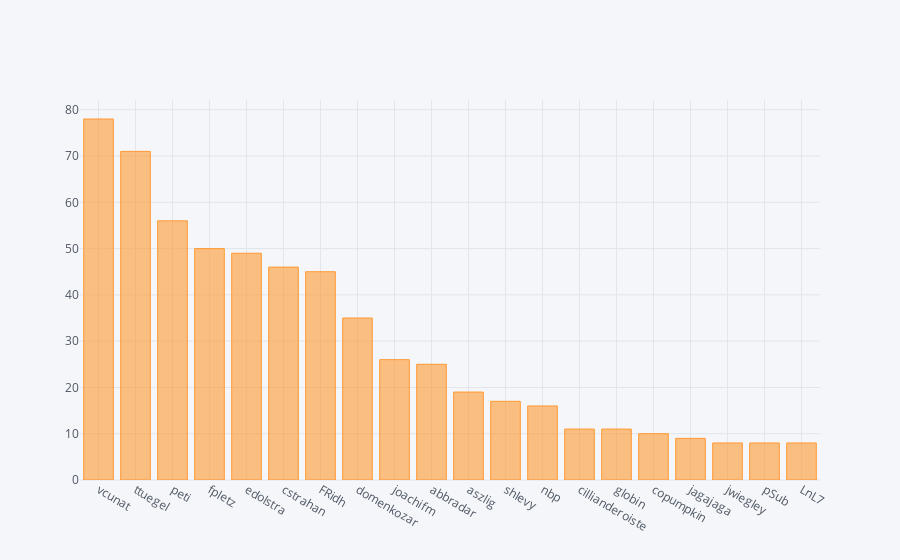

Source (notebook cell):
### Markdown cell above
## Number of Issues by Assignee

### Code cell
data.groupby('assignee.login').size().sort_values(ascending=False)[:20].iplot(kind='bar')

### Figure 1 — Plotly figure (JSON) as saved in the notebook; plotly's stock layout.template omitted (floating-point values rounded to 4 significant figures)
{"data": [{"marker": {"color": "rgba(255, 153, 51, 0.6)", "line": {"color": "rgba(255, 153, 51, 1.0)", "width": 1}}, "name": "None", "orientation": "v", "text": "", "type": "bar", "x": ["vcunat", "ttuegel", "peti", "fpletz", "edolstra", "cstrahan", "FRidh", "domenkozar", "joachifm", "abbradar", "aszlig", "shlevy", "nbp", "cillianderoiste", "globin", "copumpkin", "jagajaga", "jwiegley", "pSub", "LnL7"], "y": [78, 71, 56, 50, 49, 46, 45, 35, 26, 25, 19, 17, 16, 11, 11, 10, 9, 8, 8, 8]}], "layout": {"legend": {"bgcolor": "#F5F6F9", "font": {"color": "#4D5663"}}, "paper_bgcolor": "#F5F6F9", "plot_bgcolor": "#F5F6F9", "titlefont": {"color": "#4D5663"}, "xaxis1": {"gridcolor": "#E1E5ED", "showgrid": true, "tickfont": {"color": "#4D5663"}, "title": "", "titlefont": {"color": "#4D5663"}, "zerolinecolor": "#E1E5ED"}, "yaxis1": {"gridcolor": "#E1E5ED", "showgrid": true, "tickfont": {"color": "#4D5663"}, "title": "", "titlefont": {"color": "#4D5663"}, "zerolinecolor": "#E1E5ED"}}}
